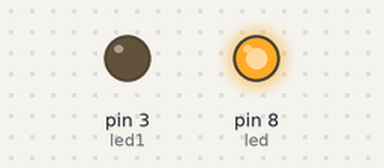
This sketch was run on a simulated Arduino Uno, built with avr-gcc and run on an emulated ATmega328P. Shown: output pins drawn as LEDs (lit = HIGH).

Above: at 0.5 s.
At 2.5 s:
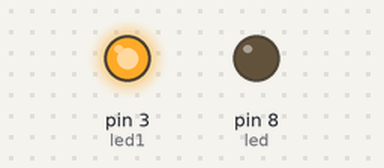
At 3.5 s:
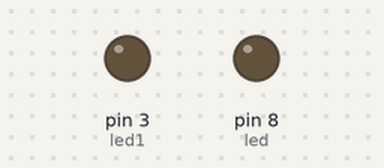
Timing chart, 0 to 5.2 s (numbered marks = the images above):
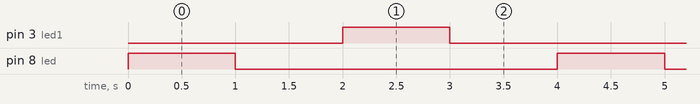

The sketch:

led_on.ino
```cpp
int led = 8;
int led1 = 3;
void setup()
{
  pinMode(led,OUTPUT);
  pinMode(led1,OUTPUT);
}

void loop()
{
  digitalWrite(led,HIGH); //led on
  delay(1000);
  digitalWrite(led,LOW);
  delay(1000);
  digitalWrite(led1,HIGH); //led on
  delay(1000);
  digitalWrite(led1,LOW);
  delay(1000);

}
```

Measured:
- by itself, pin 3 (led1), pin 8 (led): alternates HIGH for 1.0 s and LOW for 3.0 s
- by itself, everything shown: repeats every 4.0 s, in 4 steps
